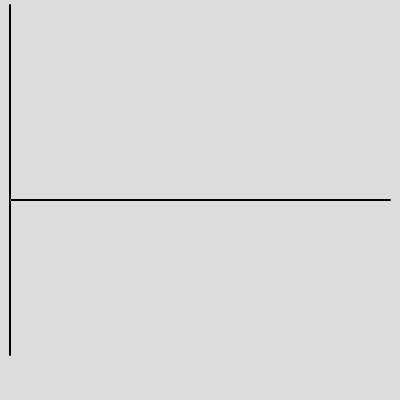
Frame 1 (no input)
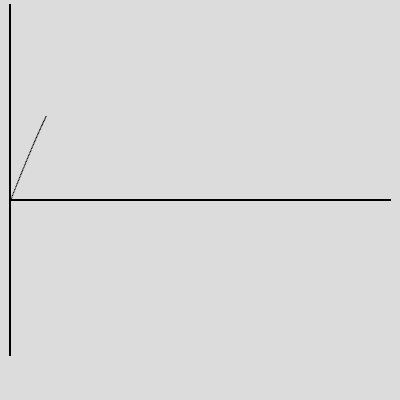
Frame 60 (no input)
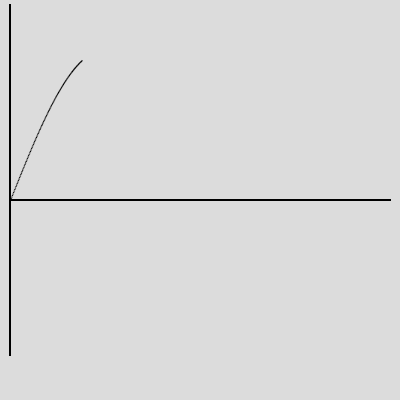
Frame 120 (the mouse pressed at the canvas centre since frame 60)

The p5.js sketch that drew these frames (run headless with seeded random() and noise() and a simulated clock; from frame 60 on, the mouse is pressed at the canvas centre):

// p5.js sketch
// ── sketch.js
var x=0;
function setup() {
  createCanvas(400, 400);
  background(220);
}

function draw() {
  
  stroke(0);
  var y;
  y= 	-300*(sin(x));
  x=x+0.01
  strokeWeight(2)
  line(10,5,10,355)
  line(10,200,390,200)
  line()
  strokeWeight(0.1)
  ellipse(x*60+10,(y/2)+200,1.2,1.2)
  fill(0);
}
